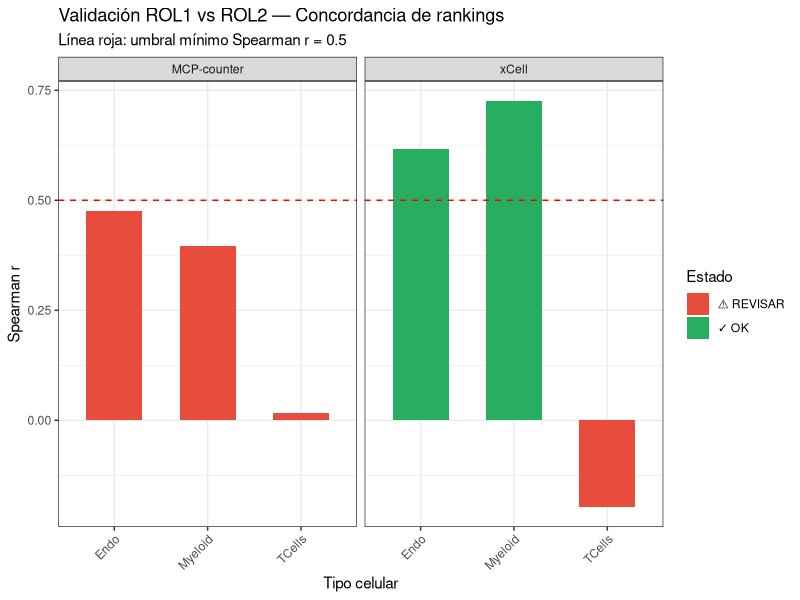
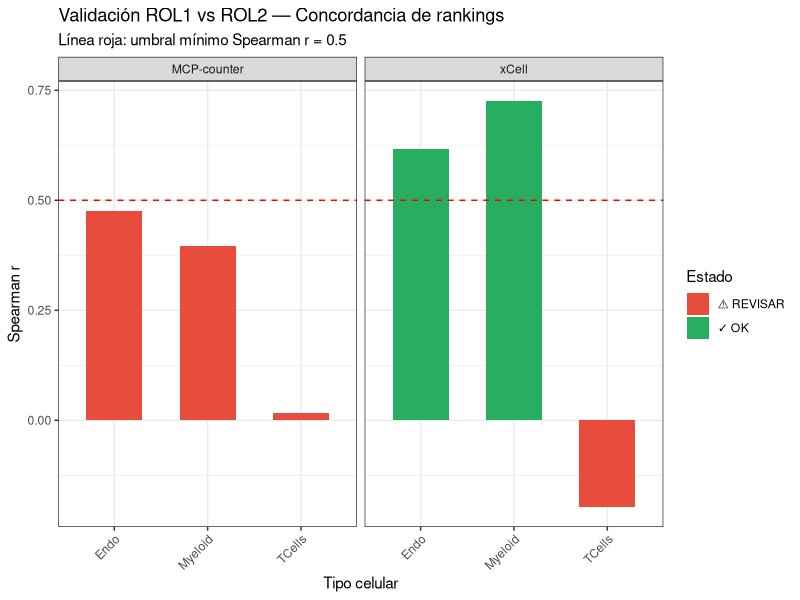

Recreate these plots in R, in order.
###############################################################################
# VALIDACIÓN AUTOMÁTICA ROL1 vs ROL2
# Compara el ranking de muestras entre métodos con y sin referencia
###############################################################################

library(ggplot2)
library(reshape2)

# =============================================================================
# 1. CARGAR RESULTADOS
# =============================================================================

# ROL 1 — consenso
consenso <- read.csv("scripts/08_Consenso/results/consenso_proporciones.csv",
                     row.names = 1)

# ROL 2 — métodos sin referencia
xcell    <- read.csv("scripts/04_xCell/results/xcell_scores.csv",
                     row.names = 1)
mcp      <- read.csv("scripts/05_MCP_Counter/results/mcpcounter_scores.csv",
                     row.names = 1)
quant    <- read.csv("scripts/07_quanTIseq/results/quantiseq_proportions.csv",
                     row.names = 1)

cat("Muestras consenso:", nrow(consenso), "\n")
cat("Muestras xCell:", nrow(xcell), "\n")
cat("Muestras MCP-counter:", nrow(mcp), "\n")
cat("Muestras quanTIseq:", nrow(quant), "\n")

# =============================================================================
# 2. MAPA DE EQUIVALENCIAS ROL1 → ROL2
# Cada tipo celular del ROL1 tiene equivalentes en ROL2
# =============================================================================

equivalencias <- list(
  Myeloid = list(
    xCell = c("Macrophages", "Monocytes", "DC"),
    mcp   = c("Monocytic.lineage"),
    quant = c("Macrophages.M1", "Macrophages.M2", "Monocytes")
  ),
  TCells = list(
    xCell = c("CD4..T.cells", "CD8..T.cells", "Tregs"),
    mcp   = c("T.cells"),
    quant = c("T.cells.CD4", "T.cells.CD8", "Tregs")
  ),
  Endo = list(
    xCell = c("Endothelial.cells"),
    mcp   = c("Endothelial.cells"),
    quant = NULL
  )
)

# =============================================================================
# 3. VALIDACIÓN AUTOMÁTICA
# Correlación de Spearman entre ROL1 y ROL2 para cada tipo celular
# =============================================================================

dir.create("scripts/09_Validacion/results", showWarnings = FALSE, recursive = TRUE)
dir.create("scripts/09_Validacion/figures", showWarnings = FALSE, recursive = TRUE)

# Muestras comunes entre todos
muestras_comunes <- Reduce(intersect, list(
  rownames(consenso),
  rownames(xcell),
  rownames(mcp),
  rownames(quant)
))
cat("\nMuestras comunes para validación:", length(muestras_comunes), "\n")

resultados_val <- data.frame()

for (tipo in names(equivalencias)) {
  
  prop_rol1 <- consenso[muestras_comunes, tipo]
  
  # xCell
  if (!is.null(equivalencias[[tipo]]$xCell)) {
    cols_xcell <- intersect(equivalencias[[tipo]]$xCell, colnames(xcell))
    if (length(cols_xcell) > 0) {
      score_xcell <- rowSums(xcell[muestras_comunes, cols_xcell, drop = FALSE])
      r_xcell <- cor(prop_rol1, score_xcell, method = "spearman")
      resultados_val <- rbind(resultados_val, data.frame(
        tipo     = tipo,
        metodo   = "xCell",
        spearman = round(r_xcell, 3),
        validado = ifelse(r_xcell > 0.5, "✓ OK", "⚠ REVISAR")
      ))
    }
  }
  
  # MCP-counter
  if (!is.null(equivalencias[[tipo]]$mcp)) {
    cols_mcp <- intersect(equivalencias[[tipo]]$mcp, colnames(mcp))
    if (length(cols_mcp) > 0) {
      score_mcp <- rowSums(mcp[muestras_comunes, cols_mcp, drop = FALSE])
      r_mcp <- cor(prop_rol1, score_mcp, method = "spearman")
      resultados_val <- rbind(resultados_val, data.frame(
        tipo     = tipo,
        metodo   = "MCP-counter",
        spearman = round(r_mcp, 3),
        validado = ifelse(r_mcp > 0.5, "✓ OK", "⚠ REVISAR")
      ))
    }
  }
  
  # quanTIseq
  if (!is.null(equivalencias[[tipo]]$quant)) {
    cols_quant <- intersect(equivalencias[[tipo]]$quant, colnames(quant))
    if (length(cols_quant) > 0) {
      score_quant <- rowSums(quant[muestras_comunes, cols_quant, drop = FALSE])
      r_quant <- cor(prop_rol1, score_quant, method = "spearman")
      resultados_val <- rbind(resultados_val, data.frame(
        tipo     = tipo,
        metodo   = "quanTIseq",
        spearman = round(r_quant, 3),
        validado = ifelse(r_quant > 0.5, "✓ OK", "⚠ REVISAR")
      ))
    }
  }
}

cat("\n═══════════════════════════════════════\n")
cat("  RESULTADOS DE VALIDACIÓN ROL1 vs ROL2\n")
cat("═══════════════════════════════════════\n")
print(resultados_val)

# =============================================================================
# 5. INTERPRETACIÓN AUTOMÁTICA
# =============================================================================

cat("\n═══════════════════════════════════════\n")
cat("  INTERPRETACIÓN\n")
cat("═══════════════════════════════════════\n")

for (tipo in unique(resultados_val$tipo)) {
  
  vals <- resultados_val$spearman[resultados_val$tipo == tipo]
  media_r <- mean(vals)
  
  if (media_r > 0.5) {
    estado <- "✓ VALIDADO — concordancia robusta entre ROL1 y ROL2"
  } else if (media_r > 0.3) {
    estado <- "~ PARCIAL — concordancia moderada, posible tipo celular raro"
  } else {
    estado <- "⚠ BAJO — tipo celular casi ausente o señal débil"
  }
  
  cat(tipo, "— media r:", round(media_r, 3), "—", estado, "\n")
}

# =============================================================================
# 4. GUARDAR Y VISUALIZAR
# =============================================================================

write.csv(resultados_val, 
          "scripts/09_Validacion/results/validacion_rol1_rol2.csv",
          row.names = FALSE)

# Gráfico de validación
p <- ggplot(resultados_val, aes(x = tipo, y = spearman, fill = validado)) +
  geom_bar(stat = "identity", position = "dodge", width = 0.6) +
  geom_hline(yintercept = 0.5, linetype = "dashed", color = "red") +
  facet_wrap(~metodo) +
  scale_fill_manual(values = c("✓ OK" = "#27AE60", "⚠ REVISAR" = "#E74C3C")) +
  labs(
    title    = "Validación ROL1 vs ROL2 — Concordancia de rankings",
    subtitle = "Línea roja: umbral mínimo Spearman r = 0.5",
    x        = "Tipo celular",
    y        = "Spearman r",
    fill     = "Estado"
  ) +
  theme_bw() +
  theme(axis.text.x = element_text(angle = 45, hjust = 1))

print(p)
ggsave("scripts/09_Validacion/figures/validacion_rol1_rol2.png",
       p, width = 12, height = 6, dpi = 300)

cat("\n✓ Validación completada\n")
